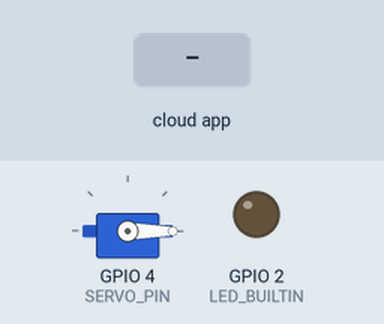
Bench run of a sketch on a simulated ESP32. Shown: servo, output pins drawn as LEDs (lit = HIGH). Inputs (shaded band) come from the test bench. WiFi joins after 1.5 s; servers stay silent unless stated.

Above: at 2.7 s.
2.8 s: the phone or cloud app sets degree to 25
At 4.1 s:
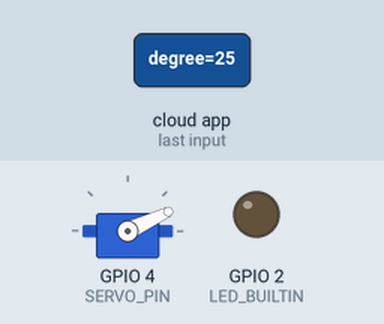
4.5 s: the phone or cloud app sets lED to 1
At 5.2 s:
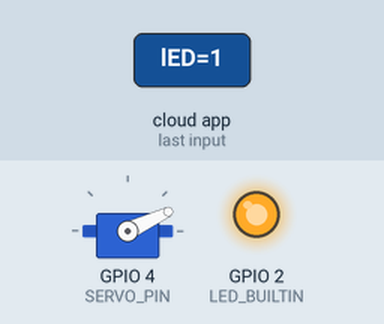
6.0 s: the phone or cloud app sets degree to 0
At 6.3 s:
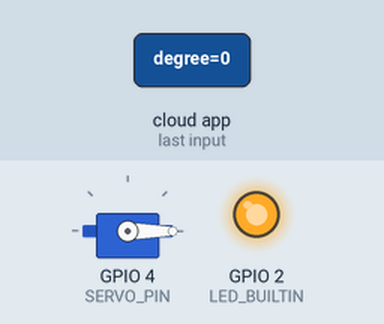
7.5 s: the phone or cloud app sets degree to 50
At 8.7 s:
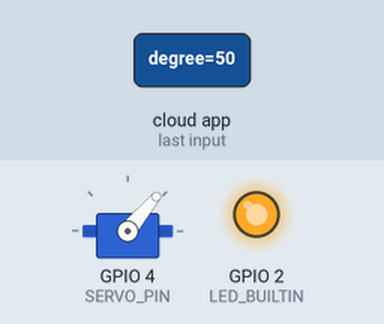
9.0 s: the phone or cloud app sets lED to 0
At 9.8 s:
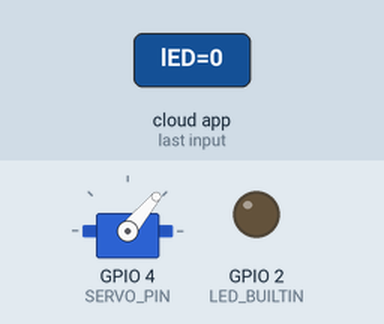
10.5 s: the phone or cloud app sets degree to 100
At 11.0 s:
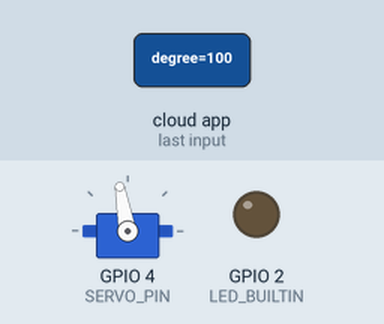
Timing chart, 0 to 13.0 s (numbered marks = the images above; inputs shaded):
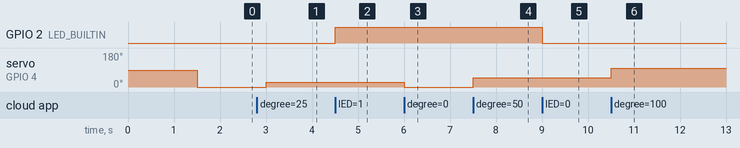

Measured:
- after the input at 2.8 s, servo on GPIO 4 (SERVO_PIN): 0° → 25° after 0.20 s
- after the input at 4.5 s, GPIO 2 (LED_BUILTIN): LOW → HIGH at once
- after the input at 6.0 s, servo on GPIO 4 (SERVO_PIN): 25° → 0° at once
- after the input at 7.5 s, servo on GPIO 4 (SERVO_PIN): 0° → 50° at once
- after the input at 9.0 s, GPIO 2 (LED_BUILTIN): HIGH → LOW at once
- after the input at 10.5 s, servo on GPIO 4 (SERVO_PIN): 50° → 100° at once

The sketch:

ArduinoIotCloud_to_motor_sensor.ino
```cpp
#include "arduino_secrets.h"
/*
  Sketch generated by the Arduino IoT Cloud Thing "Untitled"
  https://create.arduino.cc/cloud/things/6d23a87e-4744-4238-b8b3-3350ef147fa1

  Arduino IoT Cloud Variables description

  The following variables are automatically generated and updated when changes are made to the Thing

  float water_d;
  int degree;
  CloudSchedule schedule;
  bool lED;
  bool servo_bool;

  Variables which are marked as READ/WRITE in the Cloud Thing will also have functions
  which are called when their values are changed from the Dashboard.
  These functions are generated with the Thing and added at the end of this sketch.
*/
#include <ESP32Servo.h>
#include "thingProperties.h"

int LED_BUILTIN = 2;

// ピンの定義
#define trigPin 12 // 超音波センサのトリガーピン
#define echoPin 14 // 超音波センサのエコーピン
#define SERVO_PIN 4
Servo myServo;

void setup() {
  // Initialize serial and wait for port to open:
  Serial.begin(9600);
  // This delay gives the chance to wait for a Serial Monitor without blocking if none is found
  delay(1500);

  // Defined in thingProperties.h
  initProperties();

  // Connect to Arduino IoT Cloud
  ArduinoCloud.begin(ArduinoIoTPreferredConnection);

  /*
     The following function allows you to obtain more information
     related to the state of network and IoT Cloud connection and errors
     the higher number the more granular information you’ll get.
     The default is 0 (only errors).
     Maximum is 4
 */
  setDebugMessageLevel(2);
  ArduinoCloud.printDebugInfo();

  pinMode(LED_BUILTIN, OUTPUT);
  myServo.attach(SERVO_PIN);
  degree=0;

  pinMode(trigPin, OUTPUT); // トリガーピンを出力として設定
  pinMode(echoPin, INPUT); // エコーピンを入力として設定
}

void loop() {
  ArduinoCloud.update();
  // Your code here
  digitalWrite(LED_BUILTIN, lED);
  myServo.write(degree);


  if (schedule.isActive()) {
    degree = 180;
    water_d = measureDistance();
  }
}


/*
  Since LED is READ_WRITE variable, onLEDChange() is
  executed every time a new value is received from IoT Cloud.
*/
void onLEDChange()  {
  // Add your code here to act upon LED change
}

/*
  Since Degree is READ_WRITE variable, onDegreeChange() is
  executed every time a new value is received from IoT Cloud.
*/
void onDegreeChange()  {
  // Add your code here to act upon Degree change
}

/*
  Since ServoBool is READ_WRITE variable, onServoBoolChange() is
  executed every time a new value is received from IoT Cloud.
*/
void onServoBoolChange()  {
  // Add your code here to act upon ServoBool change
}

// 距離測定関数
float measureDistance() {
  digitalWrite(trigPin, LOW);
  delayMicroseconds(2);
  digitalWrite(trigPin, HIGH);
  delayMicroseconds(10);
  digitalWrite(trigPin, LOW);
  long duration = pulseIn(echoPin, HIGH);
  //音速343m/sec=0.0343cm/μsec
  //μsec  *  m/sec
  float distance = (duration * 0.0343) / 2;

  return distance;
}


/*
  Since Timerrr is READ_WRITE variable, onTimerrrChange() is
  executed every time a new value is received from IoT Cloud.
*/
void onTimerrrChange()  {
  // Add your code here to act upon Timerrr change
}


/*
  Since Schedule is READ_WRITE variable, onScheduleChange() is
  executed every time a new value is received from IoT Cloud.
*/
void onScheduleChange()  {
  // Add your code here to act upon Schedule change
}
```

arduino_secrets.h
```cpp
#define SECRET_DEVICE_KEY ""
#define SECRET_OPTIONAL_PASS ""
#define SECRET_SSID ""
```

thingProperties.h
```cpp
// Code generated by Arduino IoT Cloud, DO NOT EDIT.

#include <ArduinoIoTCloud.h>
#include <Arduino_ConnectionHandler.h>

const char DEVICE_LOGIN_NAME[]  = "305b8c15-f115-413f-adf4-121fe80ad094";

const char SSID[]               = SECRET_SSID;    // Network SSID (name)
const char PASS[]               = SECRET_OPTIONAL_PASS;    // Network password (use for WPA, or use as key for WEP)
const char DEVICE_KEY[]  = SECRET_DEVICE_KEY;    // Secret device password

void onDegreeChange();
void onScheduleChange();
void onLEDChange();
void onServoBoolChange();

float water_d;
int degree;
CloudSchedule schedule;
bool lED;
bool servo_bool;

void initProperties(){

  ArduinoCloud.setBoardId(DEVICE_LOGIN_NAME);
  ArduinoCloud.setSecretDeviceKey(DEVICE_KEY);
  ArduinoCloud.addProperty(water_d, READ, 10 * SECONDS, NULL);
  ArduinoCloud.addProperty(degree, READWRITE, ON_CHANGE, onDegreeChange);
  ArduinoCloud.addProperty(schedule, READWRITE, ON_CHANGE, onScheduleChange);
  ArduinoCloud.addProperty(lED, READWRITE, ON_CHANGE, onLEDChange);
  ArduinoCloud.addProperty(servo_bool, READWRITE, ON_CHANGE, onServoBoolChange);

}

WiFiConnectionHandler ArduinoIoTPreferredConnection(SSID, PASS);
```
